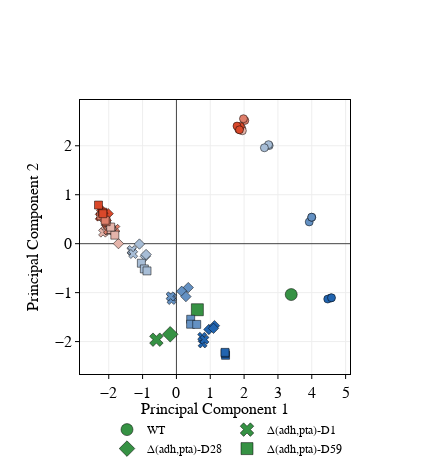

This figure's notebook cell:
### Markdown cell above
### Plot scores for first 2 PCs ###

### Code cell
final_df
trace_list = []

colors = ['rgb'+str(color) for color in plotly.colors.n_colors((33,100,175), (234,234,234), 4)][:-1]
colors = colors + ['rgb'+str(color) for color in plotly.colors.n_colors((234,234,234), (217,72,42), 4)][1:]

symbols = ['circle', 'x', 'diamond', 'square']
for i, strain in enumerate(strain_list):
    for j,condition in enumerate(['reactor'] + condition_list):
        if condition!='reactor':
            trace_list.append(go.Scatter(x=final_df[(final_df['strain']==strain) & (final_df['condition']==condition)]['PC1'],
                                         y=final_df[(final_df['strain']==strain) & (final_df['condition']==condition)]['PC2'],
                                         mode='markers', showlegend=False,
                                         marker=dict(symbol=symbols[i], size=8, color=colors[j-1],
                                                     line=dict(color='black', width=0.5))))
        else:
            trace_list.append(go.Scatter(x=final_df[(final_df['strain']==strain) & (final_df['condition']==condition)]['PC1'],
                             y=final_df[(final_df['strain']==strain) & (final_df['condition']==condition)]['PC2'],
                             mode='markers', name=strain,
                             marker=dict(symbol=symbols[i], size=12, color='rgb(54, 146, 68)',
                            line=dict(color='black', width=0.5))))
            
            
            

layout = go.Layout(height=475, width=430, legend_x= 0.1, legend_y=-0.15, legend_font=dict(family='Myriad Pro', size=12, color='black'), legend_orientation='h',
                   xaxis=dict(title='Principal Component 1',
                              title_standoff=0.5,
                              titlefont=dict(family='Myriad Pro', size=16, color='black'),
                              showline=True, linewidth=1, linecolor='black', mirror=True, side='bottom',
                              ticks='outside', ticklen=4, tickangle=0, nticks=8,
                              tickfont=dict(size=16, family='Myriad Pro', color='black'), tickcolor='black',
                              showgrid=True,zeroline=True),
                  
                  yaxis=dict(title='Principal Component 2',
                            titlefont=dict(family='Myriad Pro', size=16, color='black'),

                              anchor='x', side='left', showgrid=True, zeroline=True,
                            tickfont=dict(family='Myriad Pro',size=16, color='black'), tickcolor='black', 

                              showline=True, linewidth=1, linecolor='black', mirror=True,
                              ticks='outside', ticklen=4, tickangle=0))



fig = go.Figure(data=trace_list, layout=layout)     
plot(fig)

#pio.write_image(fig,"Figures/si_fig_glc_pca_loadings.svg",format='svg')

### Figure 1 — Plotly figure (JSON) as saved in the notebook; plotly's stock layout.template omitted (floating-point values rounded to 4 significant figures)
{"data": [{"marker": {"color": "rgb(54, 146, 68)", "line": {"color": "black", "width": 0.5}, "size": 12, "symbol": "circle"}, "mode": "markers", "name": "WT", "type": "scatter", "x": [3.393], "y": [-1.039]}, {"marker": {"color": "rgb(33.0, 100.0, 175.0)", "line": {"color": "black", "width": 0.5}, "size": 8, "symbol": "circle"}, "mode": "markers", "showlegend": false, "type": "scatter", "x": [4.567, 4.471, 4.583], "y": [-1.108, -1.131, -1.105]}, {"marker": {"color": "rgb(100.0, 144.66666666666666, 194.66666666666666)", "line": {"color": "black", "width": 0.5}, "size": 8, "symbol": "circle"}, "mode": "markers", "showlegend": false, "type": "scatter", "x": [3.924, 4.0, 3.997], "y": [0.4443, 0.5399, 0.541]}, {"marker": {"color": "rgb(167.0, 189.33333333333331, 214.33333333333334)", "line": {"color": "black", "width": 0.5}, "size": 8, "symbol": "circle"}, "mode": "markers", "showlegend": false, "type": "scatter", "x": [2.741, 2.722, 2.599], "y": [2.003, 2.023, 1.959]}, {"marker": {"color": "rgb(228.33333333333334, 180.0, 170.0)", "line": {"color": "black", "width": 0.5}, "size": 8, "symbol": "circle"}, "mode": "markers", "showlegend": false, "type": "scatter", "x": [1.931, 1.893, 1.949], "y": [2.354, 2.324, 2.307]}, {"marker": {"color": "rgb(222.66666666666666, 126.0, 106.0)", "line": {"color": "black", "width": 0.5}, "size": 8, "symbol": "circle"}, "mode": "markers", "showlegend": false, "type": "scatter", "x": [2.021, 1.981, 1.843], "y": [2.516, 2.553, 2.335]}, {"marker": {"color": "rgb(217.0, 72.0, 42.0)", "line": {"color": "black", "width": 0.5}, "size": 8, "symbol": "circle"}, "mode": "markers", "showlegend": false, "type": "scatter", "x": [1.889, 1.79, 1.864], "y": [2.396, 2.403, 2.326]}, {"marker": {"color": "rgb(54, 146, 68)", "line": {"color": "black", "width": 0.5}, "size": 12, "symbol": "x"}, "mode": "markers", "name": "Δ(adh,pta)-D1", "type": "scatter", "x": [-0.5921], "y": [-1.961]}, {"marker": {"color": "rgb(33.0, 100.0, 175.0)", "line": {"color": "black", "width": 0.5}, "size": 8, "symbol": "x"}, "mode": "markers", "showlegend": false, "type": "scatter", "x": [0.773, 0.7606, 0.8289], "y": [-2.039, -1.902, -1.961]}, {"marker": {"color": "rgb(100.0, 144.66666666666666, 194.66666666666666)", "line": {"color": "black", "width": 0.5}, "size": 8, "symbol": "x"}, "mode": "markers", "showlegend": false, "type": "scatter", "x": [-0.1319, -0.1456, -0.1717], "y": [-1.098, -1.151, -1.077]}, {"marker": {"color": "rgb(167.0, 189.33333333333331, 214.33333333333334)", "line": {"color": "black", "width": 0.5}, "size": 8, "symbol": "x"}, "mode": "markers", "showlegend": false, "type": "scatter", "x": [-1.326, -1.314, -1.279], "y": [-0.1441, -0.1291, -0.2106]}, {"marker": {"color": "rgb(228.33333333333334, 180.0, 170.0)", "line": {"color": "black", "width": 0.5}, "size": 8, "symbol": "x"}, "mode": "markers", "showlegend": false, "type": "scatter", "x": [-2.101, -2.167, -2.015], "y": [0.2668, 0.2257, 0.2691]}, {"marker": {"color": "rgb(222.66666666666666, 126.0, 106.0)", "line": {"color": "black", "width": 0.5}, "size": 8, "symbol": "x"}, "mode": "markers", "showlegend": false, "type": "scatter", "x": [-1.805, -2.023, -2.086], "y": [0.3027, 0.2807, 0.4231]}, {"marker": {"color": "rgb(217.0, 72.0, 42.0)", "line": {"color": "black", "width": 0.5}, "size": 8, "symbol": "x"}, "mode": "markers", "showlegend": false, "type": "scatter", "x": [-2.055, -2.266, -2.225], "y": [0.4276, 0.5528, 0.568]}, {"marker": {"color": "rgb(54, 146, 68)", "line": {"color": "black", "width": 0.5}, "size": 12, "symbol": "diamond"}, "mode": "markers", "name": "Δ(adh,pta)-D28", "type": "scatter", "x": [-0.1835], "y": [-1.851]}, {"marker": {"color": "rgb(33.0, 100.0, 175.0)", "line": {"color": "black", "width": 0.5}, "size": 8, "symbol": "diamond"}, "mode": "markers", "showlegend": false, "type": "scatter", "x": [0.9584, 1.125, 1.096], "y": [-1.752, -1.674, -1.73]}, {"marker": {"color": "rgb(100.0, 144.66666666666666, 194.66666666666666)", "line": {"color": "black", "width": 0.5}, "size": 8, "symbol": "diamond"}, "mode": "markers", "showlegend": false, "type": "scatter", "x": [0.3495, 0.1562, 0.2802], "y": [-0.8968, -0.9723, -1.081]}, {"marker": {"color": "rgb(167.0, 189.33333333333331, 214.33333333333334)", "line": {"color": "black", "width": 0.5}, "size": 8, "symbol": "diamond"}, "mode": "markers", "showlegend": false, "type": "scatter", "x": [-0.9204, -0.8966, -1.093], "y": [-0.258, -0.222, -0.007625]}, {"marker": {"color": "rgb(228.33333333333334, 180.0, 170.0)", "line": {"color": "black", "width": 0.5}, "size": 8, "symbol": "diamond"}, "mode": "markers", "showlegend": false, "type": "scatter", "x": [-1.714, -1.909, -1.948], "y": [0.001217, 0.3025, 0.3292]}, {"marker": {"color": "rgb(222.66666666666666, 126.0, 106.0)", "line": {"color": "black", "width": 0.5}, "size": 8, "symbol": "diamond"}, "mode": "markers", "showlegend": false, "type": "scatter", "x": [-2.167, -2.153, -2.167], "y": [0.5094, 0.5931, 0.5645]}, {"marker": {"color": "rgb(217.0, 72.0, 42.0)", "line": {"color": "black", "width": 0.5}, "size": 8, "symbol": "diamond"}, "mode": "markers", "showlegend": false, "type": "scatter", "x": [-2.016, -2.18, -2.209], "y": [0.6134, 0.6195, 0.6816]}, {"marker": {"color": "rgb(54, 146, 68)", "line": {"color": "black", "width": 0.5}, "size": 12, "symbol": "square"}, "mode": "markers", "name": "Δ(adh,pta)-D59", "type": "scatter", "x": [0.6191], "y": [-1.349]}, {"marker": {"color": "rgb(33.0, 100.0, 175.0)", "line": {"color": "black", "width": 0.5}, "size": 8, "symbol": "square"}, "mode": "markers", "showlegend": false, "type": "scatter", "x": [1.452, 1.439, 1.436], "y": [-2.28, -2.24, -2.22]}, {"marker": {"color": "rgb(100.0, 144.66666666666666, 194.66666666666666)", "line": {"color": "black", "width": 0.5}, "size": 8, "symbol": "square"}, "mode": "markers", "showlegend": false, "type": "scatter", "x": [0.4218, 0.419, 0.5995], "y": [-1.544, -1.646, -1.649]}, {"marker": {"color": "rgb(167.0, 189.33333333333331, 214.33333333333334)", "line": {"color": "black", "width": 0.5}, "size": 8, "symbol": "square"}, "mode": "markers", "showlegend": false, "type": "scatter", "x": [-1.036, -0.9482, -0.869], "y": [-0.3995, -0.5156, -0.5561]}, {"marker": {"color": "rgb(228.33333333333334, 180.0, 170.0)", "line": {"color": "black", "width": 0.5}, "size": 8, "symbol": "square"}, "mode": "markers", "showlegend": false, "type": "scatter", "x": [-1.928, -1.82, -1.943], "y": [0.2905, 0.1741, 0.3399]}, {"marker": {"color": "rgb(222.66666666666666, 126.0, 106.0)", "line": {"color": "black", "width": 0.5}, "size": 8, "symbol": "square"}, "mode": "markers", "showlegend": false, "type": "scatter", "x": [-2.076, -2.231, -2.107], "y": [0.4489, 0.5679, 0.4779]}, {"marker": {"color": "rgb(217.0, 72.0, 42.0)", "line": {"color": "black", "width": 0.5}, "size": 8, "symbol": "square"}, "mode": "markers", "showlegend": false, "type": "scatter", "x": [-2.18, -2.174, -2.303], "y": [0.6433, 0.6122, 0.7891]}], "layout": {"height": 475, "legend": {"font": {"color": "black", "family": "Myriad Pro", "size": 12}, "orientation": "h", "x": 0.1, "y": -0.15}, "width": 430, "xaxis": {"linecolor": "black", "linewidth": 1, "mirror": true, "nticks": 8, "showgrid": true, "showline": true, "side": "bottom", "tickangle": 0, "tickcolor": "black", "tickfont": {"color": "black", "family": "Myriad Pro", "size": 16}, "ticklen": 4, "ticks": "outside", "title": {"font": {"color": "black", "family": "Myriad Pro", "size": 16}, "standoff": 0.5, "text": "Principal Component 1"}, "zeroline": true}, "yaxis": {"anchor": "x", "linecolor": "black", "linewidth": 1, "mirror": true, "showgrid": true, "showline": true, "side": "left", "tickangle": 0, "tickcolor": "black", "tickfont": {"color": "black", "family": "Myriad Pro", "size": 16}, "ticklen": 4, "ticks": "outside", "title": {"font": {"color": "black", "family": "Myriad Pro", "size": 16}, "text": "Principal Component 2"}, "zeroline": true}}}
